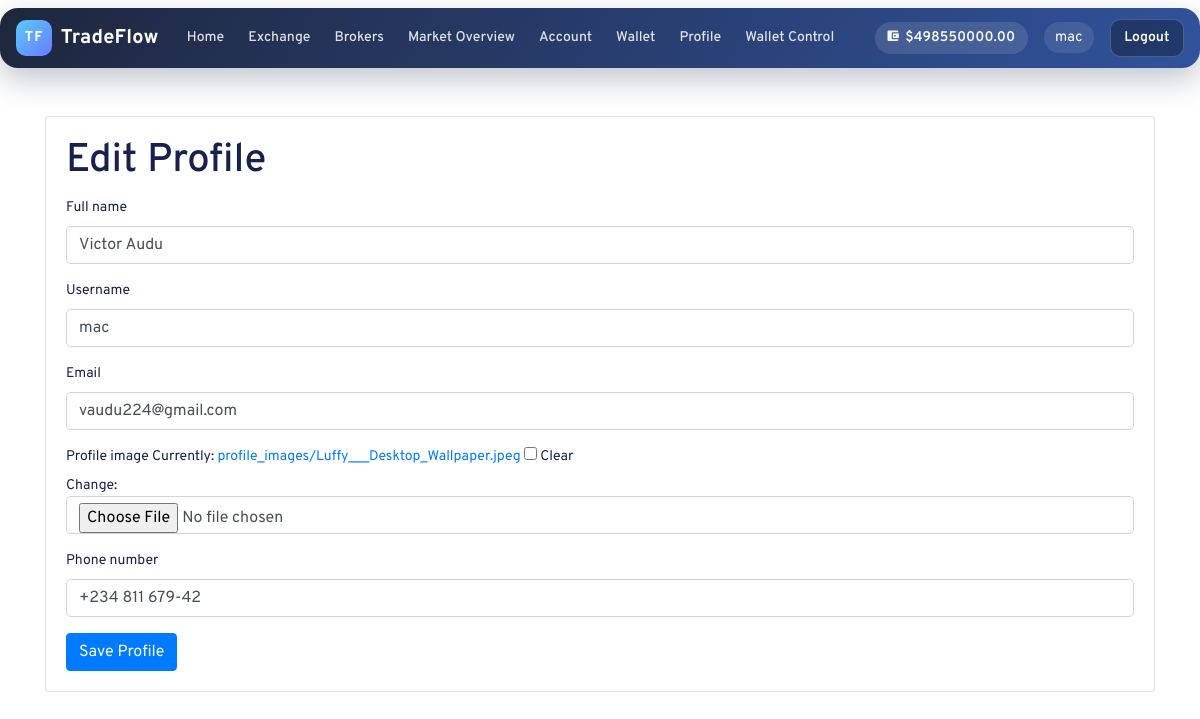
The app's page /users/profile/edit/ (signed in) with its own data.
### tradeflow/models.py (models this page shows, shortened)
class Account(models.Model):
    ACCOUNT_STATUS = (
        ('verified', 'Verified'),
        ('unverified', 'Unverified'),
    )
    user = models.OneToOneField(settings.AUTH_USER_MODEL, on_delete=models.CASCADE, related_name='tradeflow_account')
    balance = models.DecimalField(max_digits=12, decimal_places=2)
    account_type = models.CharField(max_length=20, choices=[('cash', 'Cash'), ('margin', 'Margin')])
    account_status = models.CharField(max_length=10, choices=ACCOUNT_STATUS, default='unverified')
    total_withdrawals = models.DecimalField(max_digits=12, decimal_places=2, default=Decimal('0.00'))
    withdrawal_limit = models.DecimalField(max_digits=12, decimal_places=2, default=Decimal('10000.00'))
    created = models.DateTimeField(auto_now_add=True)
    updated = models.DateTimeField(auto_now=True)

### users/models.py (models this page shows, shortened)
class Profile(models.Model):
    GENDER = (
        ('M', 'Male'),
        ('F', 'Female'),
    )
    user = models.OneToOneField(User, on_delete=models.CASCADE)
    full_name = models.CharField(max_length=100, null=True, blank=True)
    username = models.CharField(max_length=200, blank=True, null=True)
    email = models.EmailField(null=True, blank=True)
    phone_number = models.CharField(max_length=15, blank=True, null=True)
    dob = models.DateField(null=True, blank=True)
    gender = models.CharField(max_length=1, choices=GENDER, null=True, blank=True)
    profile_image = models.ImageField(upload_to='profile_images/', blank=True, null=True, default='assets/img/avatar.svg')
    two_factor_enabled = models.BooleanField(default=False)
    withdrawal_limit = models.DecimalField(max_digits=12, decimal_places=2, default=5000.00, validators=[MinValueValidator(0)])
    created = models.DateTimeField(auto_now_add=True)
    updated = models.DateTimeField(auto_now=True)

### users/views.py (the view)
# urls.py: path("profile/edit/", views.edit_profile, name="edit_profile"),
@login_required
def edit_profile(request):
    profile_obj = get_user_profile(request.user)
    form = ProfileForm(
        request.POST or None,
        request.FILES or None,
        instance=profile_obj,
    )
    if request.method == "POST" and form.is_valid():
        form.save()
        return redirect("users:profile")
    return render(request, "users/edit_profile.html", {"form": form})

### users/forms.py
class ProfileForm(forms.ModelForm):
    class Meta:
        model = Profile
        fields = ['full_name', 'username', 'email', 'profile_image', 'phone_number']

### users/views.py (called while the page is built)
def get_user_profile(user):
    profile, _ = Profile.objects.get_or_create(
        user=user,
        defaults={
            "username": user.username,
            "email": user.email,
        },
    )
    if profile.username != user.username or profile.email != user.email:
        profile.username = user.username
        profile.email = user.email
        profile.save(update_fields=["username", "email"])
    return profile

### users/templates/users/edit_profile.html (shortened to what this page needs)
{% extends "main.html" %}
{% load widget_tweaks %}
{% block content %}
<section class="card">
    <div class="card-body">
        <h1 class="card-title">Edit Profile</h1>
        <form method="post" enctype="multipart/form-data">
            {% for field in form %}
                <div class="form-group">
                    <label for="{{ field.id_for_label }}">{{ field.label }}</label>
                    {{ field|add_class:"form-control" }}
                </div>
            {% endfor %}
            <button type="submit" class="btn btn-primary">Save Profile</button>
        </form>
    </div>
</section>
{% endblock content %}

### templates/navbar.html (shortened to what this page needs)
{% load static %}
<header class="tf-nav-wrap mb-4">
    <nav class="navbar navbar-expand-lg tf-nav">
        <a class='navbar-brand font-weight-bold tf-brand' href="{% url 'broker' %}">
            <span class="tf-brand-mark">TF</span>
            <span class="tf-brand-text">TradeFlow</span>
        </a>
        <div class="collapse navbar-collapse" id="headerMenu">
            <ul class="navbar-nav mr-auto tf-nav-links">
                <li class="nav-item">
                    <a class="nav-link tf-nav-link" href="{% url 'broker' %}">Home</a>
                </li>
                <li class="nav-item">
                    <a class="nav-link tf-nav-link" href="{% url 'exchange' %}">Exchange</a>
                </li>
                <li class="nav-item">
                    <a class="nav-link tf-nav-link" href="{% url 'brokers' %}">Brokers</a>
                </li>
                <li class="nav-item">
                    <a class="nav-link tf-nav-link" href="{% url 'market-overview' %}">Market Overview</a>
                </li>
                {% if request.user.is_authenticated %}
                <li class="nav-item">
                    <a class="nav-link tf-nav-link" href="{% url 'account-summary' %}">Account</a>
                </li>
                <li class="nav-item">
                    <a class="nav-link tf-nav-link" href="{% url 'wallet' %}">Wallet</a>
                </li>
                <li class="nav-item">
                    <a class="nav-link tf-nav-link" href="{% url 'users:profile' %}">Profile</a>
                </li>
                {% if request.user.is_staff or request.user.is_superuser %}
                <li class="nav-item">
                    <a class="nav-link tf-nav-link" href="{% url 'admin-wallet-dashboard' %}">Wallet Control</a>
                </li>
                {% endif %}
                {% endif %}
            </ul>
            <ul class="navbar-nav ml-auto align-items-center tf-nav-actions">
                {% if request.user.is_authenticated %}
                    {% if request.user.tradeflow_account %}
                        <li class="nav-item mr-2">
                            <span class="tf-balance-pill">
                                <i class="icon ion-md-wallet"></i>
                                ${{ request.user.tradeflow_account.balance }}
                            </span>
                        </li>
                    {% endif %}
                    <li class="nav-item d-flex align-items-center mr-2">
                        <span class="tf-user-chip">{{ request.user.username }}</span>
                    </li>
                    <li class="nav-item">
                        <a class="tf-btn tf-btn-dark" href="{% url 'users:logout' %}">Logout</a>
                    </li>
                {% endif %}
            </ul>
        </div>
    </nav>
</header>

### static/assets/css/style.css (style rules this page uses)
body { font-family: 'Overpass', sans-serif; font-size: 14px; line-height: 1.5; color: #18214D; background: #FFFFFF; font-weight: 400; }
a, a:hover { text-decoration: none; transition: 0.3s; }
ul, ol { margin: 0; padding: 0; list-style: none; }
.input-group-text, .form-control { border-radius: 5px; }
header nav a { color: #18214d; }
header .navbar-brand { padding: 0; }
.navbar-expand-lg .navbar-nav .nav-link { padding-right: 1rem; padding-left: 1rem; }

### static/assets/css/modern-ui.css (style rules this page uses)
.tf-nav-wrap { position: sticky; top: 0; z-index: 1000; }
.tf-nav { border-radius: 18px; margin: 0.5rem auto; padding: 0.7rem 1rem; background: linear-gradient(120deg, rgba(12, 20, 45, 0.92), rgba(31, 68, 148, 0.92)); backdrop-filter: blur(10px); box-shadow: 0 12px 30px rgba(17, 30, 65, 0.25); }
.tf-brand { display: inline-flex; align-items: center; gap: 0.55rem; color: #fff; }
.tf-brand-mark { display: inline-flex; align-items: center; justify-content: center; width: 36px; height: 36px; border-radius: 10px; font-size: 0.9rem; letter-spacing: 0.08em; background: linear-gradient(135deg, #59c9ff, #6a7cff); color: #fff; }
.tf-brand-text { font-weight: 700; letter-spacing: 0.01em; }
.tf-nav-link { color: rgba(255, 255, 255, 0.85) !important; font-weight: 500; border-radius: 10px; padding: 0.45rem 0.75rem !important; transition: all 0.2s ease; }
.tf-nav-actions { gap: 0.5rem; }
.tf-balance-pill { display: inline-flex; align-items: center; gap: 0.4rem; border-radius: 999px; padding: 0.35rem 0.8rem; font-weight: 600; color: #f4f9ff; background: rgba(255, 255, 255, 0.12); }
.tf-user-chip { display: inline-flex; align-items: center; border-radius: 999px; padding: 0.3rem 0.7rem; font-size: 0.9rem; color: #fff; background: rgba(255, 255, 255, 0.1); }
.tf-btn { display: inline-block; border-radius: 10px; padding: 0.45rem 0.85rem; font-weight: 600; border: 1px solid transparent; transition: transform 0.15s ease, box-shadow 0.2s ease, background 0.2s ease; }
.tf-btn-dark { color: #fff; background: rgba(0, 0, 0, 0.3); border-color: rgba(255, 255, 255, 0.2); }

### records on screen
Profile: form "Victor Audu" "mac" "vaudu224@gmail.com" "+234 811 679-42"

### other values on screen
{{ request.user.tradeflow_account.balance }} "498550000.00"
{{ request.user.username }} "mac"
{{ field.label }} "Full name" "Username" "Email" "Profile image" "Phone number"
